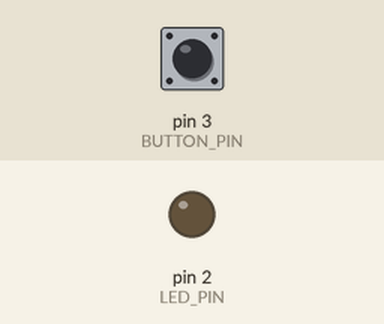
Simulated run of this sketch. Board: Arduino Uno, built with avr-gcc and run on an emulated ATmega328P. On the bench: output pins drawn as LEDs (lit = HIGH). Inputs (shaded band) come from the test bench; at power-on: pin 3 (BUTTON_PIN) LOW.

Above: at 1.2 s.
1.3 s: pin 3 (BUTTON_PIN) pulled HIGH for 0.15 s
At 2.3 s:
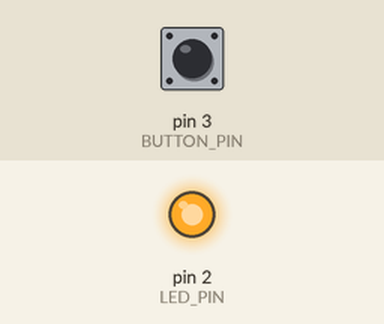
2.9 s: pin 3 (BUTTON_PIN) pulled HIGH for 1 s
At 3.6 s:
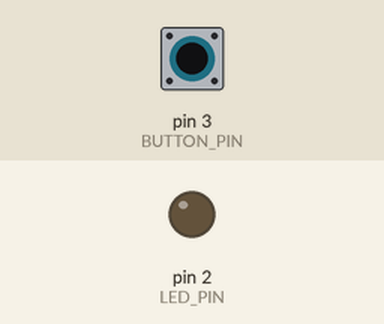
5.4 s: pin 3 (BUTTON_PIN) pulled HIGH for 3.2 s
At 6.7 s:
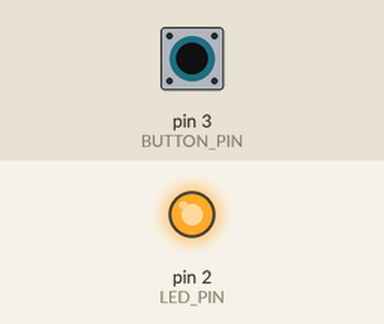
Timing chart, 0 to 8.4 s (numbered marks = the images above; inputs shaded):
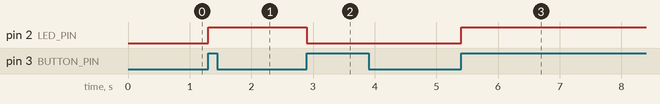

The sketch:

dsaf.ino
```cpp
int LED_PIN = 2;
int BUTTON_PIN = 3;
int buttonState = 0;
bool currentLight = false;

void setup()
{
  pinMode(LED_PIN, OUTPUT);
  pinMode(BUTTON_PIN, INPUT);
}


void loop()
{
  int currentButtonState = digitalRead(BUTTON_PIN);
  if (buttonState == 0 && currentButtonState == 1){
    if (currentLight) digitalWrite(LED_PIN, LOW);
    else digitalWrite(LED_PIN, HIGH);
    currentLight = !currentLight;
  }
  buttonState = currentButtonState;
}
```

Measured:
- after the input at 1.3 s, pin 2 (LED_PIN): LOW → HIGH at once
- after the input at 2.9 s, pin 2 (LED_PIN): HIGH → LOW at once
- after the input at 5.4 s, pin 2 (LED_PIN): LOW → HIGH at once
